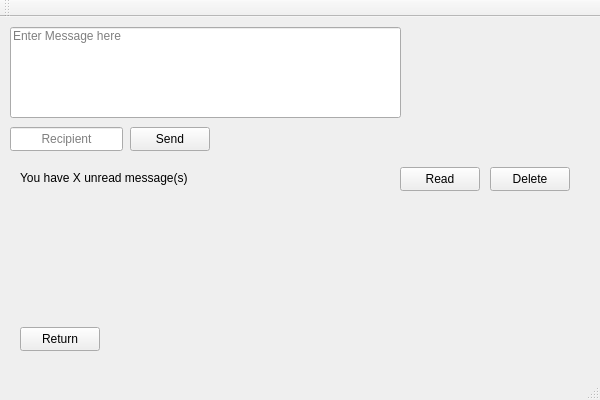
<?xml version="1.0" encoding="UTF-8"?>
<ui version="4.0">
 <class>MessagesClass</class>
 <widget class="QMainWindow" name="MessagesClass">
  <property name="geometry">
   <rect>
    <x>0</x>
    <y>0</y>
    <width>600</width>
    <height>400</height>
   </rect>
  </property>
  <property name="windowTitle">
   <string>Messages</string>
  </property>
  <widget class="QWidget" name="centralWidget">
   <widget class="QPushButton" name="btnSend">
    <property name="geometry">
     <rect>
      <x>130</x>
      <y>110</y>
      <width>80</width>
      <height>24</height>
     </rect>
    </property>
    <property name="text">
     <string>Send</string>
    </property>
   </widget>
   <widget class="QLineEdit" name="messageTarget">
    <property name="geometry">
     <rect>
      <x>10</x>
      <y>110</y>
      <width>113</width>
      <height>24</height>
     </rect>
    </property>
    <property name="alignment">
     <set>Qt::AlignmentFlag::AlignCenter</set>
    </property>
    <property name="placeholderText">
     <string>Recipient</string>
    </property>
   </widget>
   <widget class="QLineEdit" name="messageText">
    <property name="geometry">
     <rect>
      <x>10</x>
      <y>10</y>
      <width>391</width>
      <height>91</height>
     </rect>
    </property>
    <property name="alignment">
     <set>Qt::AlignmentFlag::AlignLeading|Qt::AlignmentFlag::AlignLeft|Qt::AlignmentFlag::AlignTop</set>
    </property>
    <property name="placeholderText">
     <string>Enter Message here</string>
    </property>
   </widget>
   <widget class="QPushButton" name="btnReturn">
    <property name="geometry">
     <rect>
      <x>20</x>
      <y>310</y>
      <width>80</width>
      <height>24</height>
     </rect>
    </property>
    <property name="text">
     <string>Return</string>
    </property>
   </widget>
   <widget class="QLabel" name="msgCountlbl">
    <property name="geometry">
     <rect>
      <x>20</x>
      <y>150</y>
      <width>391</width>
      <height>21</height>
     </rect>
    </property>
    <property name="text">
     <string>You have X unread message(s)</string>
    </property>
   </widget>
   <widget class="QPushButton" name="btnRead">
    <property name="geometry">
     <rect>
      <x>400</x>
      <y>150</y>
      <width>80</width>
      <height>24</height>
     </rect>
    </property>
    <property name="text">
     <string>Read</string>
    </property>
   </widget>
   <widget class="QPushButton" name="btnDelete">
    <property name="geometry">
     <rect>
      <x>490</x>
      <y>150</y>
      <width>80</width>
      <height>24</height>
     </rect>
    </property>
    <property name="text">
     <string>Delete</string>
    </property>
   </widget>
  </widget>
  <widget class="QMenuBar" name="menuBar">
   <property name="geometry">
    <rect>
     <x>0</x>
     <y>0</y>
     <width>600</width>
     <height>21</height>
    </rect>
   </property>
  </widget>
  <widget class="QToolBar" name="mainToolBar">
   <attribute name="toolBarArea">
    <enum>TopToolBarArea</enum>
   </attribute>
   <attribute name="toolBarBreak">
    <bool>false</bool>
   </attribute>
  </widget>
  <widget class="QStatusBar" name="statusBar"/>
 </widget>
 <layoutdefault spacing="6" margin="11"/>
 <resources/>
 <connections/>
</ui>
